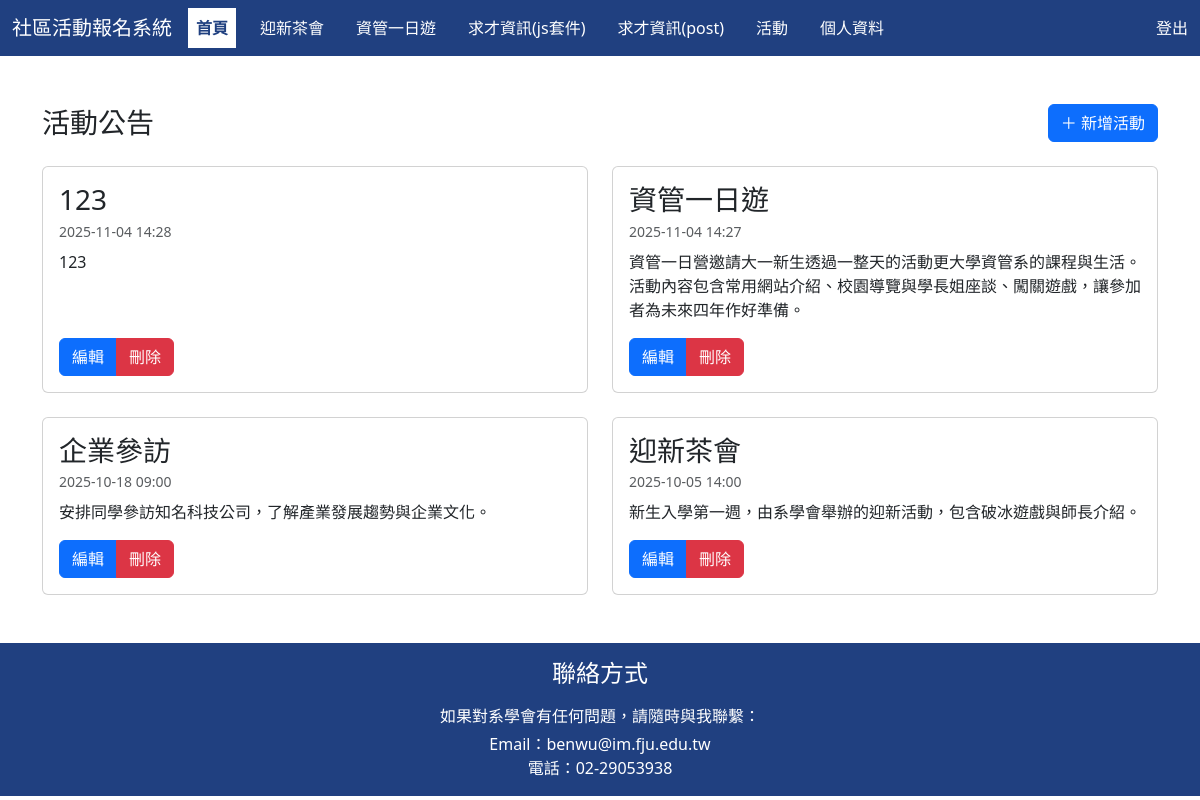
/ (signed in), run on the app's committed database.
### tables this page shows
CREATE TABLE `activity` (
  `id` int(11) NOT NULL,
  `title` varchar(100) NOT NULL,
  `description` text NOT NULL,
  `pdate` datetime NOT NULL DEFAULT CURRENT_TIMESTAMP
);

### index.php (the view, shortened to what this page needs)
<?php include("header.php"); ?>
<?php require_once "db.php"; ?>
<div class="container my-5">
  <div class="d-flex justify-content-between align-items-center mb-4">
    <h3 class="m-0">活動公告</h3>
    <a href="index-insert.php" class="btn btn-primary">＋ 新增活動</a>
  </div>
  <?php
  $sql = "SELECT id, title, description, pdate FROM activity ORDER BY pdate DESC, id DESC";
  $res = mysqli_query($conn, $sql);
  ?>
  <div class="row g-4">
    <?php if ($res && mysqli_num_rows($res) > 0): ?>
      <?php while ($row = mysqli_fetch_assoc($res)): ?>
        <div class="col-md-6">
          <div class="card h-100 bg-white text-dark">
            <div class="card-body d-flex flex-column">
              <h3 class="card-title mb-1"><?= htmlspecialchars($row['title']) ?></h3>
              <div class="text-muted small mb-2">
                <?= htmlspecialchars(date('Y-m-d H:i', strtotime($row['pdate']))) ?>
              </div>
              <p class="card-text">
                <?= nl2br(htmlspecialchars($row['description'])) ?>
              </p>
              <div class="mt-auto d-flex justify-content-between align-items-center">
                <div class="btn-group">
                  <a href="index-update.php?id=<?= (int)$row['id'] ?>" class="btn btn-primary">編輯</a>
                  <a href="index-delete.php?id=<?= (int)$row['id'] ?>"class="btn btn-danger">刪除</a>
                </div>
              </div>
            </div>
          </div>
        </div>
      <?php endwhile; ?>
    <?php else: ?>
      <div class="col-12">
        <div class="text-center text-muted py-5">目前沒有活動</div>
      </div>
    <?php endif; ?>
  </div>
</div>
<?php include("footer.php"); ?>

### data on the page
activity: title "123", pdate "2025-11-04 14:28", description "123"
activity: title "資管一日遊", pdate "2025-11-04 14:27", description "資管一日營邀請大一新生透過一整天的活動更大學資管系的課程與生活。活動內容包含常用網站介紹、校園導覽與學長姐座談、闖關遊戲，讓參加者為未來四年作好準備。"
activity: title "企業參訪", pdate "2025-10-18 09:00", description "安排同學參訪知名科技公司，了解產業發展趨勢與企業文化。"
activity: title "迎新茶會", pdate "2025-10-05 14:00", description "新生入學第一週，由系學會舉辦的迎新活動，包含破冰遊戲與師長介紹。"
